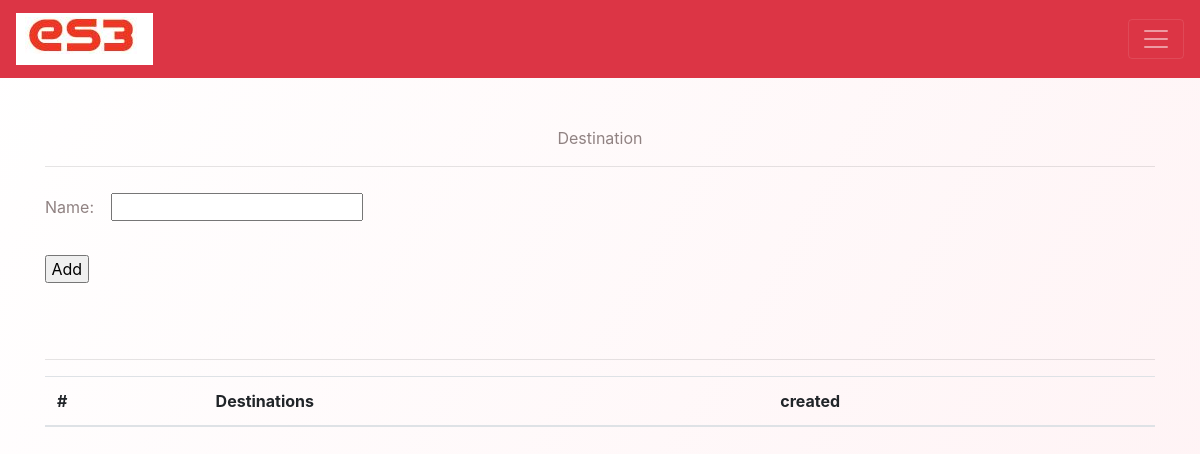
The page /destination/add/ on the database as committed earlier.
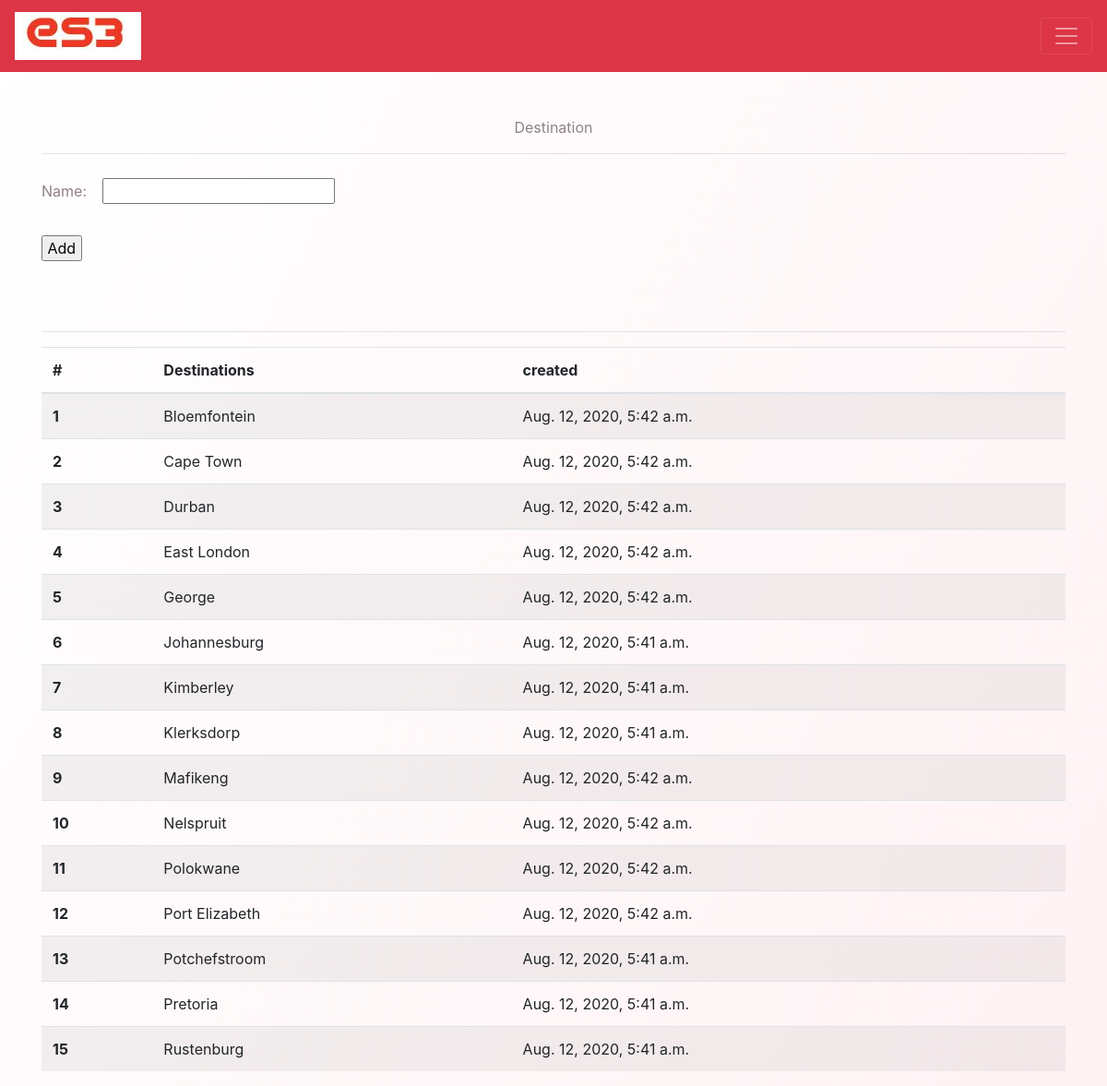
The same page on the database as committed later.
### LogisticForOrder/models.py (models this page shows, shortened)
class Destination(models.Model):
    name = models.CharField(max_length=255)
    slug = models.SlugField(unique=True, max_length=255)
    description = models.TextField()
    created_on = models.DateTimeField(auto_now_add=True)
    update_on = models.DateTimeField(auto_now_add=True)
    class Meta:
        ordering = ['created_on']
        db_table = "destnation"

### LogisticForOrder/views.py (the view, shortened to what this page needs)
class CreateDestination(FormView):
    form_class = DestinationCreateForm
    success_url = reverse_lazy('create-destination')
    template_name = 'LogisticForOrder/add_destination.html'
    model = Destination
    initial = {}
    def get_context_data(self, **kwargs):
        context = super().get_context_data(**kwargs)
        context['records'] = Destination.objects.all().order_by('name')
        return context

### LogisticForOrder/form.py
class DestinationCreateForm(forms.ModelForm):
    class Meta:
        model = Destination
        fields = ['name', ]

### LogisticForOrder/templates/LogisticForOrder/add_destination.html (shortened to what this page needs)
{% extends "LogisticForOrder/base.html" %}
{% load static %}
{% block content %}
<div class="container">
<span class="mt-5" style="display: flex;color:#908282;justify-content: center;
    align-items: center;">Destination</span>
<hr>
    <form method="POST">
        <div class="form-group">
            {{ form.name.label_tag }}
            {{ form.name| safe}}
        </div>
        <div>
            <input type="submit" value=" Add ">
        </div>
    </form>
    <hr>
    <table class="table table-striped">
        <thead>
          <tr>
            <th scope="col">#</th>
            <th scope="col">Destinations</th>
            <th scope="col">created</th>
          </tr>
        </thead>
        <tbody>
        {% for d in records %}
          <tr>
            <th scope="row"> {{ forloop.counter }}</th>
            <td>{{d.name}}</td>
            <td>{{d.created_on}}</td>
          </tr>
        {% endfor %}
        </tbody>
      </table>
</div>
{% endblock %}
{% block CSS_Link %}
 <link rel="stylesheet" href="{% static 'LogisticForOrder/add_rate_card.css' %}">
{% endblock %}

### LogisticForOrder/templates/LogisticForOrder/base.html (shortened to what this page needs)
<!doctype html>
{% load static %}
<html lang="en">
  <head>
    <link rel="stylesheet" href="https://stackpath.bootstrapcdn.com/bootstrap/4.5.0/css/bootstrap.min.css">
    <link rel="stylesheet" href="https://stackpath.bootstrapcdn.com/font-awesome/4.7.0/css/font-awesome.min.css">
    {% block CSS_Link %}
    {% endblock %}
    <link rel="stylesheet" href="{% static 'LogisticForOrder/style.css' %}">
  </head>
  <body>
            <nav class="navbar navbar-dark bg-danger">
                <a class="navbar-brand" href="/">
               <img src="{% static 'LogisticForOrder/icon/logo.png' %}">
                </a>
                <button class="navbar-toggler" type="button" data-toggle="dropdown" aria-haspopup="true" aria-expanded="false">
                <span class="navbar-toggler-icon"></span>
                </button>
            </nav>
    {% block content %}
    {% endblock %}
  </body>
</html>

### LogisticForOrder/static/LogisticForOrder/add_rate_card.css (style rules this page uses)
* { margin: 0em; padding: 0em; box-sizing: border-box; }
body { background-image: linear-gradient(120deg,#e6e4e4,#e8e8c5); color: white; font-family: 'poppins' sans-serif; min-height:100vh; }
header, form { min-height: 20vh; justify-content: center; align-items: center; }
label { padding: 12px 12px 12px 0; display: inline-block; color:#908282; }

### LogisticForOrder/static/LogisticForOrder/style.css (style rules this page uses)
* { margin: 0em; padding: 0em; box-sizing: border-box; }
body { background-image: linear-gradient(120deg,#ffffff,#f905270d); color: black; font-family: 'poppins' sans-serif; min-height:100vh; }

Rows that differ between the two databases and show on the page:
added Destination: name "Bloemfontein", created_on "Aug. 12, 2020, 5:42 a.m."
added Destination: name "Cape Town", created_on "Aug. 12, 2020, 5:42 a.m."
added Destination: name "Durban", created_on "Aug. 12, 2020, 5:42 a.m."
added Destination: name "East London", created_on "Aug. 12, 2020, 5:42 a.m."
added Destination: name "George", created_on "Aug. 12, 2020, 5:42 a.m."
added Destination: name "Johannesburg", created_on "Aug. 12, 2020, 5:41 a.m."
added Destination: name "Kimberley", created_on "Aug. 12, 2020, 5:41 a.m."
added Destination: name "Klerksdorp", created_on "Aug. 12, 2020, 5:41 a.m."
added Destination: name "Mafikeng", created_on "Aug. 12, 2020, 5:42 a.m."
added Destination: name "Nelspruit", created_on "Aug. 12, 2020, 5:42 a.m."
added Destination: name "Polokwane", created_on "Aug. 12, 2020, 5:42 a.m."
added Destination: name "Port Elizabeth", created_on "Aug. 12, 2020, 5:42 a.m."
added Destination: name "Potchefstroom", created_on "Aug. 12, 2020, 5:41 a.m."
added Destination: name "Pretoria", created_on "Aug. 12, 2020, 5:41 a.m."
added Destination: name "Rustenburg", created_on "Aug. 12, 2020, 5:41 a.m."
